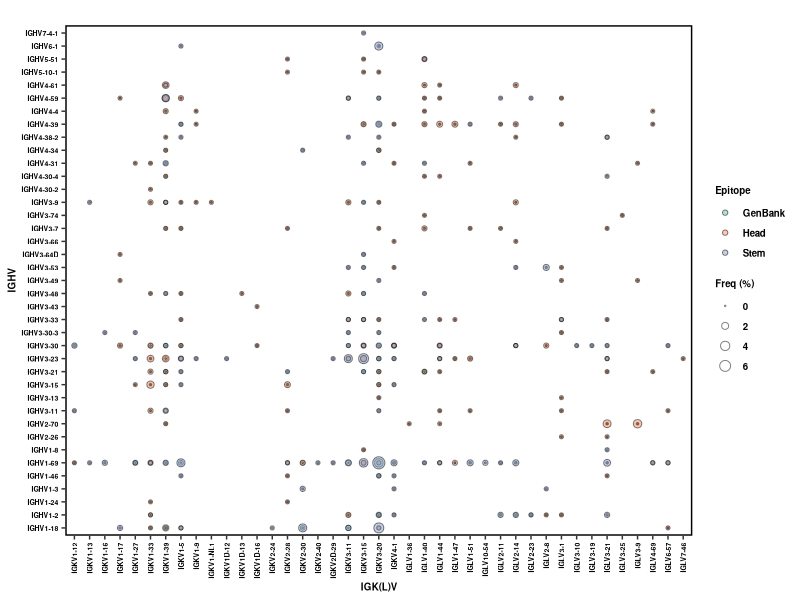

Write R code to recreate this figure.
# Title     : to plot basic statistics of Ab table
# Created by: yiquan
# Created on: 10/22/21

library(ggplot2)
library(readxl)
library(scales)
library(RColorBrewer)
library(readr)
library(tidyr)
library(reshape)
library(stringr)
library(dplyr)
library(ggrepel)
library(gridExtra)
library(data.table)
library(ggforce)
require(cowplot)
require(ggseqlogo)

plot_point_heatmap <- function (df,path,x_lab,y_lab,title){
  p  <- ggplot(df, aes(x=LV,y=HV,fill=epitope,size=abs(freq*100))) +
          geom_point(alpha = 0.5,color='black',pch=21) +
          theme_classic() + 
          scale_fill_brewer(palette = "Set2") +
          scale_size_continuous(name = "Freq (%)",
                                range = c(0.2, 3.8)) +
          theme(plot.title=element_text(size=7,face="bold",hjust = 0.5),
                text = element_text(size=7,face="bold"),
                legend.position = 'right',
                legend.key.size = unit(1, 'lines'),
                legend.background=element_blank(),
                legend.text=element_text(size=7,face="bold",color='black'),
                legend.spacing.y = unit(0.02, 'lines'),
                axis.line = element_line(colour = 'black', linewidth = 0),
                panel.border = element_rect(colour = "black", fill=NA, linewidth=1),
                axis.text.y=element_text(size=5,face="bold",color='black'),
                axis.text.x=element_text(angle=90,hjust=1,vjust=0.5,size=5,face="bold",color='black')) +
          ggtitle(title) +
          xlab(x_lab) +
          ylab(y_lab) +
          labs(fill='Epitope',size='Freq')
  ggsave(path,p,height = 4,width = 6,bg='white')
  }

df <- read_tsv('result/IGV_pair_freq.tsv') %>%
        mutate(HV = mapply(function(s){return (str_split(s, '__')[[1]][1])}, gene)) %>%
        mutate(LV = mapply(function(s){return (str_split(s, '__')[[1]][2])}, gene)) 
plot_point_heatmap(df,'graph/Vpair_heatmap.png','IGK(L)V','IGHV','')
